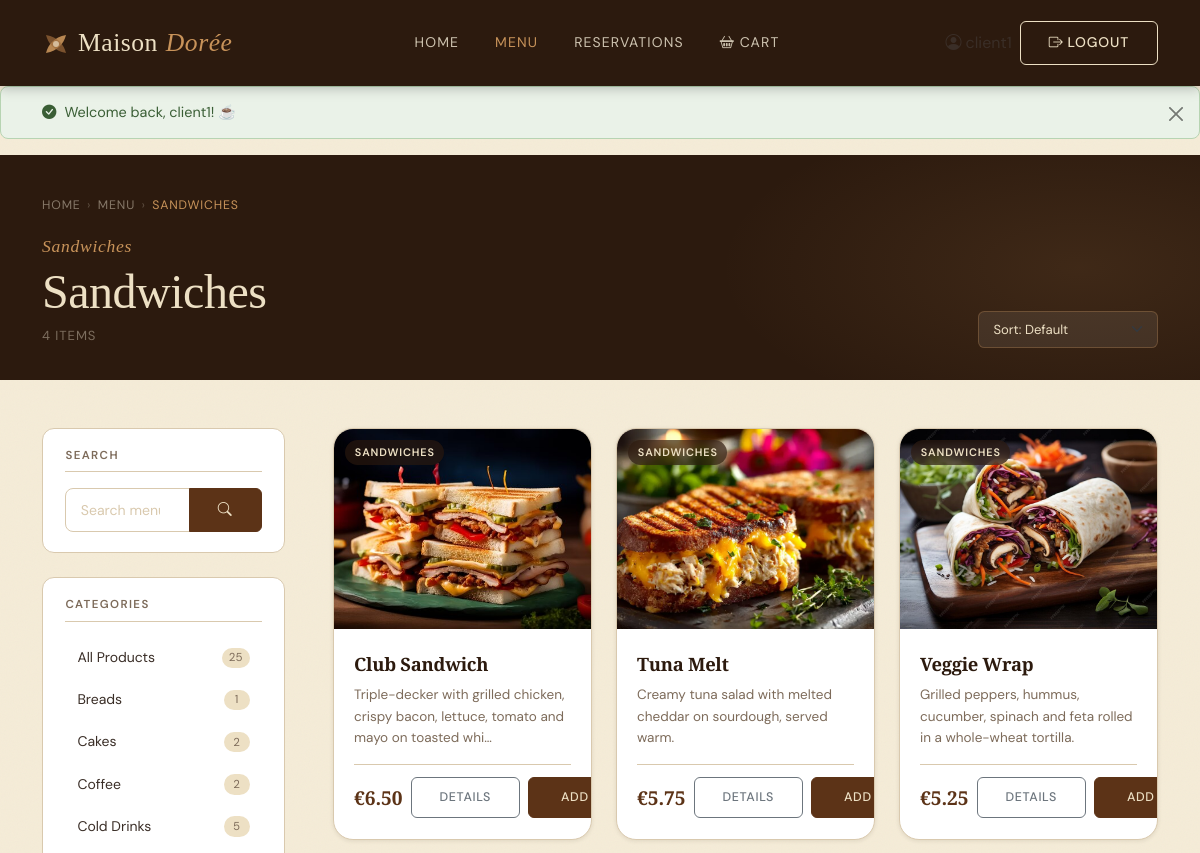
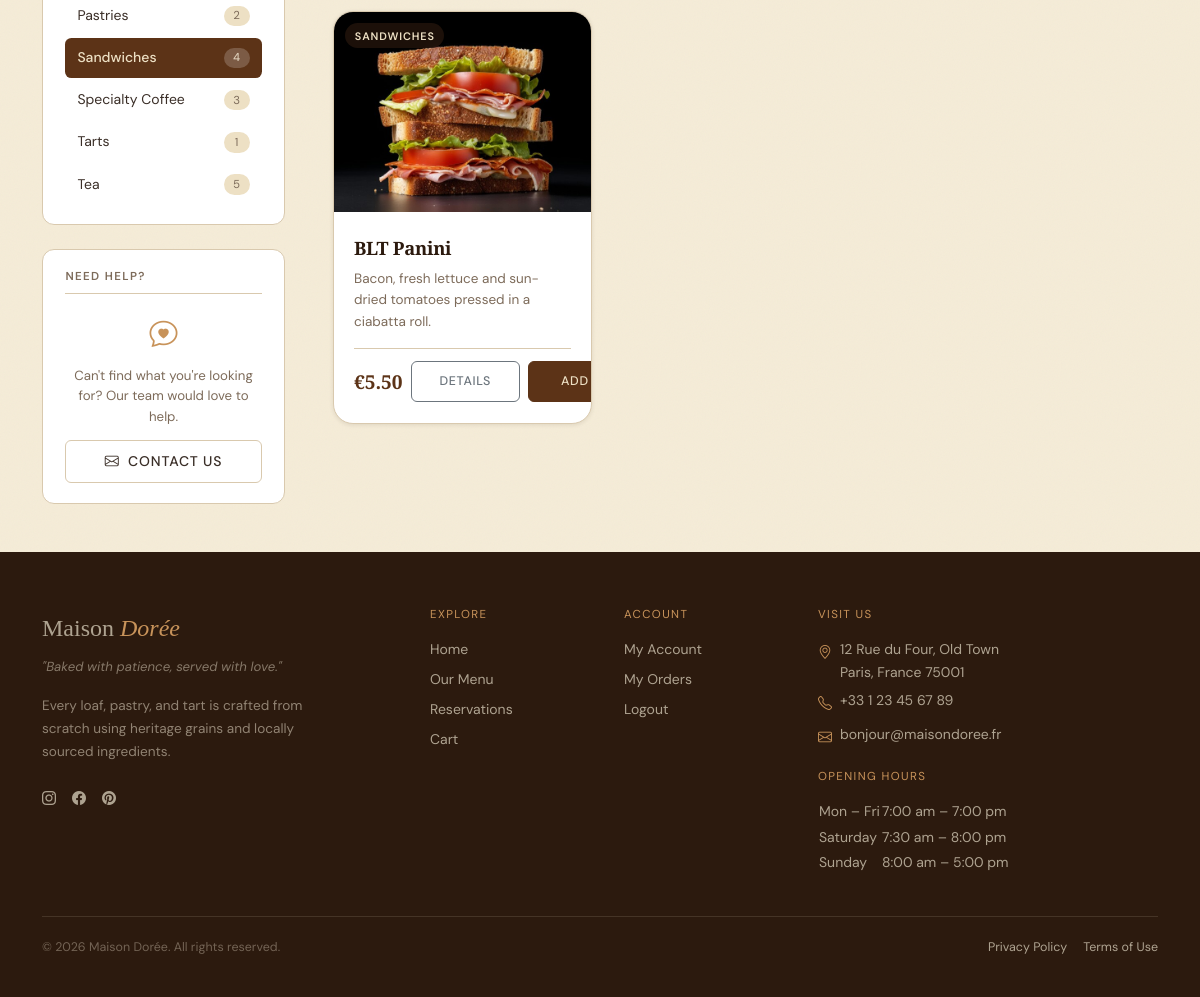
The page /products.php?category_id=6 (signed in) on the database its author committed (2 pictures, top to bottom).
### tables this page shows
CREATE TABLE `categories` (
  `id` int(11) NOT NULL,
  `name` varchar(50) NOT NULL
);

CREATE TABLE `products` (
  `id` int(11) NOT NULL,
  `category_id` int(11) DEFAULT NULL,
  `name` varchar(100) NOT NULL,
  `description` text DEFAULT NULL,
  `price` decimal(10,2) NOT NULL,
  `image_url` varchar(255) DEFAULT NULL
);

### db_connect.php (called while the page is built, shortened)
<?php
function db(): PDO {
    static $pdo = null;
    if ($pdo !== null) return $pdo;
    $dsn = sprintf('mysql:host=%s;port=%s;dbname=%s;charset=%s', DB_HOST, DB_PORT, DB_NAME, DB_CHARSET);
    $options = [
        PDO::ATTR_ERRMODE            => PDO::ERRMODE_EXCEPTION,
        PDO::ATTR_DEFAULT_FETCH_MODE => PDO::FETCH_ASSOC,
        PDO::ATTR_EMULATE_PREPARES   => false,
    ];
    try {
        $pdo = new PDO($dsn, DB_USER, DB_PASS, $options);
    } catch (PDOException $e) {
        error_log($e->getMessage());
        exit('Connection failed.');
    }
    return $pdo;
}
function db_fetch_all(string $sql, array $params = []): array {
    $stmt = db()->prepare($sql);
    $stmt->execute($params);
    return $stmt->fetchAll();
}
function db_fetch_one(string $sql, array $params = []): ?array {
    $stmt = db()->prepare($sql);
    $stmt->execute($params);
    $row = $stmt->fetch();
    return $row !== false ? $row : null;
}
?>

### products.php (the view, shortened to what this page needs)
<?php
require_once 'db_connect.php';
$categoryId = filter_input(INPUT_GET, 'category_id', FILTER_VALIDATE_INT, [
    'options' => ['min_range' => 1],
]);
$searchQuery = trim(strip_tags($_GET['q'] ?? ''));
$sortRaw     = $_GET['sort'] ?? 'default';
$page        = max(1, (int) ($_GET['page'] ?? 1));
$perPage     = 9;
$sortOptions = [
    'default'     => 'p.id ASC',
    'name_asc'    => 'p.name ASC',
    'name_desc'   => 'p.name DESC',
    'price_asc'   => 'p.price ASC',
    'price_desc'  => 'p.price DESC',
];
$sortCol = $sortOptions[$sortRaw] ?? $sortOptions['default'];
$currentCategory = null;
if ($categoryId) {
    $currentCategory = db_fetch_one(
        'SELECT id, name FROM categories WHERE id = :id LIMIT 1',
        [':id' => $categoryId]
    );
}
$allCategories = db_fetch_all(
    'SELECT
         c.id,
         c.name,
         COUNT(p.id) AS product_count
     FROM categories c
     LEFT JOIN products p ON p.category_id = c.id
     GROUP BY c.id, c.name
     ORDER BY c.name ASC'
);
$whereClauses = ['1=1'];
$params       = [];
if ($categoryId) {
    $whereClauses[] = 'p.category_id = :cid';
    $params[':cid'] = $categoryId;
}
$whereSQL = 'WHERE ' . implode(' AND ', $whereClauses);
$totalProducts = (int) db_fetch_one(
    "SELECT COUNT(*) AS cnt
       FROM products p
       JOIN categories c ON c.id = p.category_id
      $whereSQL",
    $params
)['cnt'];
$totalPages = max(1, (int) ceil($totalProducts / $perPage));
$page       = min($page, $totalPages);
$offset     = ($page - 1) * $perPage;
$products = db_fetch_all(
    "SELECT
         p.id,
         p.name,
         p.description,
         p.price,
         p.image_url,
         c.name AS category_name,
         c.id   AS category_id
     FROM products p
     JOIN categories c ON c.id = p.category_id
    $whereSQL
     ORDER BY $sortCol
     LIMIT :lim OFFSET :off",
    array_merge($params, [':lim' => $perPage, ':off' => $offset])
);
function buildUrl(array $overrides = []): string
{
    $base = [
        'category_id' => $_GET['category_id'] ?? null,
        'q'           => $_GET['q']           ?? null,
        'sort'        => $_GET['sort']         ?? null,
        'page'        => $_GET['page']         ?? null,
    ];
    $merged = array_filter(array_merge($base, $overrides), fn($v) => $v !== null && $v !== '');
    return 'products.php?' . http_build_query($merged);
}
require_once __DIR__ . '/header.php';
?>
<section class="prod-hero" aria-labelledby="prod-hero-heading">
    <div class="prod-hero__bg" aria-hidden="true"></div>
    <div class="container position-relative z-1">
        <nav aria-label="Breadcrumb" class="prod-breadcrumb mb-3">
            <a href="index.php">Home</a>
            <span aria-hidden="true">›</span>
            <a href="categories.php">Menu</a>
            <?php if ($currentCategory): ?>
                <span aria-hidden="true">›</span>
                <span aria-current="page"><?= htmlspecialchars($currentCategory['name']) ?></span>
            <?php else: ?>
                <span aria-hidden="true">›</span>
                <span aria-current="page">All Products</span>
            <?php endif; ?>
        </nav>
        <div class="row align-items-end g-3">
            <div class="col">
                <span class="label-script">
                    <?= $currentCategory ? htmlspecialchars($currentCategory['name']) : 'Everything' ?>
                </span>
                <h1 class="prod-hero__title" id="prod-hero-heading">
                    <?php if ($searchQuery !== ''): ?>
                        Results for "<em><?= htmlspecialchars($searchQuery) ?></em>"
                    <?php elseif ($currentCategory): ?>
                        <?= htmlspecialchars($currentCategory['name']) ?>
                    <?php else: ?>
                        All <em>Products</em>
                    <?php endif; ?>
                </h1>
                <p class="prod-hero__meta" aria-live="polite">
                    <?= $totalProducts ?> item<?= $totalProducts !== 1 ? 's' : '' ?>
                </p>
            </div>
            <div class="col-auto">
                <form method="GET" action="products.php" class="d-flex align-items-center gap-2"
                      aria-label="Sort products">
                    <select
                        id="sort"
                        name="sort"
                        class="form-select prod-sort__select"
                        aria-label="Sort products"
                        onchange="this.form.submit()">
                        <option value="default"    <?= $sortRaw === 'default'    ? 'selected' : '' ?>>Sort: Default</option>
                    </select>
                </form>
            </div>
        </div>
    </div>
</section>
<div class="container prod-layout py-5">
    <div class="row g-5">
        <aside class="col-12 col-lg-3" aria-label="Category filter">
            <div class="prod-sidebar-block mb-4">
                <h2 class="prod-sidebar-block__title">Search</h2>
                <form method="GET" action="products.php" role="search" aria-label="Search products">
                    <div class="input-group">
                        <input
                            type="search"
                            name="q"
                            class="form-control prod-sidebar__search"
                            placeholder="Search menu…"
                            value="<?= htmlspecialchars($searchQuery) ?>"
                            aria-label="Search products">
                        <button type="submit" class="btn btn-primary" aria-label="Search">
                            <i class="bi bi-search" aria-hidden="true"></i>
                        </button>
                    </div>
                </form>
            </div>
            <div class="prod-sidebar-block">
                <h2 class="prod-sidebar-block__title">Categories</h2>
                <nav aria-label="Filter by category">
                    <ul class="prod-cat-list" role="list">
                        <li role="listitem">
                            <a
                                href="products.php<?= $searchQuery ? '?q=' . urlencode($searchQuery) : '' ?>"
                                class="prod-cat-list__item <?= !$categoryId ? 'prod-cat-list__item--active' : '' ?>"
                                aria-current="<?= !$categoryId ? 'page' : 'false' ?>">
                                <span class="prod-cat-list__name">All Products</span>
                                <span class="prod-cat-list__count">
                                    <?= array_sum(array_column($allCategories, 'product_count')) ?>
                                </span>
                            </a>
                        </li>
                        <?php foreach ($allCategories as $cat): ?>
                            <li role="listitem">
                                <a
                                    href="<?= buildUrl(['category_id' => $cat['id'], 'page' => null]) ?>"
                                    class="prod-cat-list__item <?= (int)($currentCategory['id'] ?? 0) === (int)$cat['id'] ? 'prod-cat-list__item--active' : '' ?>"
                                    aria-current="<?= (int)($currentCategory['id'] ?? 0) === (int)$cat['id'] ? 'page' : 'false' ?>">
                                    <span class="prod-cat-list__name">
                                        <?= htmlspecialchars($cat['name']) ?>
                                    </span>
                                    <span class="prod-cat-list__count">
                                        <?= (int) $cat['product_count'] ?>
                                    </span>
                                </a>
                            </li>
                        <?php endforeach; ?>
                    </ul>
                </nav>
            </div>
            <div class="prod-sidebar-block mt-4">
                <h2 class="prod-sidebar-block__title">Need Help?</h2>
                <div class="prod-sidebar-help">
                    <i class="bi bi-chat-heart prod-sidebar-help__icon" aria-hidden="true"></i>
                    <p class="prod-sidebar-help__text">
                        Can't find what you're looking for? Our team would love to help.
                    </p>
                    <a href="mailto:bonjour@maisondoree.fr" class="btn btn-ghost btn-sm w-100">
                        <i class="bi bi-envelope me-1" aria-hidden="true"></i> Contact Us
                    </a>
                </div>
            </div>
        </aside>
        <main class="col-12 col-lg-9" id="products-grid" aria-label="Products">
            <?php if (empty($products)): ?>
                <div class="prod-empty" role="status" aria-live="polite">
                    <i class="bi bi-bag-x prod-empty__icon" aria-hidden="true"></i>
                    <h2 class="prod-empty__title">
                        <?= $searchQuery !== ''
                            ? 'No results for "' . htmlspecialchars($searchQuery) . '"'
                            : 'No products available' ?>
                    </h2>
                    <p class="prod-empty__body">
                        <?= $searchQuery !== ''
                            ? 'Try a different search term, or browse a category below.'
                            : 'Check back soon — our bakers are hard at work!' ?>
                    </p>
                    <div class="d-flex gap-3 justify-content-center flex-wrap mt-3">
                        <a href="categories.php" class="btn btn-primary">Browse All Categories</a>
                        <?php if ($searchQuery !== '' || $categoryId): ?>
                            <a href="products.php" class="btn btn-ghost">Clear Filters</a>
                        <?php endif; ?>
                    </div>
                </div>
            <?php else: ?>
                <div class="row g-4" id="productGrid">
                    <?php foreach ($products as $index => $product):
                        $price = number_format((float)$product['price'], 2);
                        $imgSrc = !empty($product['image_url'])
                            ? 'images/' . htmlspecialchars($product['image_url'], ENT_QUOTES)
                            : 'images/placeholder.jpg';
                    ?>
                        <div
                            class="col-12 col-sm-6 col-xl-4"
                            style="--p-delay:<?= $index * 0.06 ?>s">
                            <article
                                class="prod-card"
                                aria-label="<?= htmlspecialchars($product['name']) ?>, €<?= $price ?>">
                                <a
                                    href="product_details.php?id=<?= (int) $product['id'] ?>"
                                    class="prod-card__thumb-link"
                                    tabindex="-1"
                                    aria-hidden="true">
                                    <img
                                        src="<?= $imgSrc ?>"
                                        alt="<?= htmlspecialchars($product['name']) ?>"
                                        class="prod-card__img card-img-top"
                                        loading="lazy"
                                        width="400"
                                        height="200"
                                        onerror="this.onerror=null; this.src='images/placeholder.jpg';">
                                    <span class="prod-card__category-ribbon">
                                    </span>
                                </a>
                                <div class="prod-card__body">
                                    <h3 class="prod-card__name">
                                        <a
                                            href="product_details.php?id=<?= (int) $product['id'] ?>"
                                            class="prod-card__name-link">
                                            <?= htmlspecialchars($product['name']) ?>
                                        </a>
                                    </h3>
                                    <?php if (!empty($product['description'])): ?>
                                        <p class="prod-card__desc">
                                            <?= htmlspecialchars(
                                                mb_strimwidth($product['description'], 0, 90, '…')
                                            ) ?>
                                        </p>
                                    <?php endif; ?>
                                    <div class="prod-card__footer">
                                        <span class="prod-card__price" aria-label="Price: €<?= $price ?>">
                                            €<?= $price ?>
                                        </span>
                                        <div class="d-flex gap-2 align-items-center">
                                            <a
                                                href="product_details.php?id=<?= (int) $product['id'] ?>"
                                                class="btn btn-outline-secondary btn-sm prod-card__cta"
                                                aria-label="View details for <?= htmlspecialchars($product['name']) ?>">
                                                Details
                                            </a>
                                            <a
                                                href="addtocart.php?id=<?= (int) $product['id'] ?>"
                                                class="btn btn-primary btn-sm prod-card__cta"
                                                aria-label="Add <?= htmlspecialchars($product['name']) ?> to cart">
                                                <i class="bi bi-basket-plus me-1" aria-hidden="true"></i>Add
                                            </a>
                                        </div>
                                    </div>
                                </div>
                            </article>
                        </div>
                    <?php endforeach; ?>
                </div>
            <?php endif; ?>
        </main>
    </div>
</div>
<?php require_once __DIR__ . '/footer.php'; ?>

### rows shown on the page
categories: name "SANDWICHES", name "Sandwiches", product_count "4"
categories: name "Breads", product_count "1"
categories: name "Cakes", product_count "2"
categories: name "Coffee", product_count "2"
categories: name "Cold Drinks", product_count "5"
categories: name "Pastries", product_count "2"
categories: name "Specialty Coffee", product_count "3"
categories: name "Tarts", product_count "1"
categories: name "Tea", product_count "5"
products: image_url (picture), name "Club Sandwich", description "Triple-decker with grilled chicken, crispy bacon, lettuce, tomato and mayo on toasted whi…", price "6.50"
products: image_url (picture), name "Tuna Melt", description "Creamy tuna salad with melted cheddar on sourdough, served warm.", price "5.75"
products: image_url (picture), name "Veggie Wrap", description "Grilled peppers, hummus, cucumber, spinach and feta rolled in a whole-wheat tortilla.", price "5.25"
products: image_url (picture), name "BLT Panini", description "Bacon, fresh lettuce and sun-dried tomatoes pressed in a ciabatta roll.", price "5.50"

### other values the page prints
$_SESSION['username'] "client1"
$flash['message'] "Welcome back, client1! ☕"
$totalProducts "4"
array_sum(array_column($allCategories, 'product_count')) "25"
